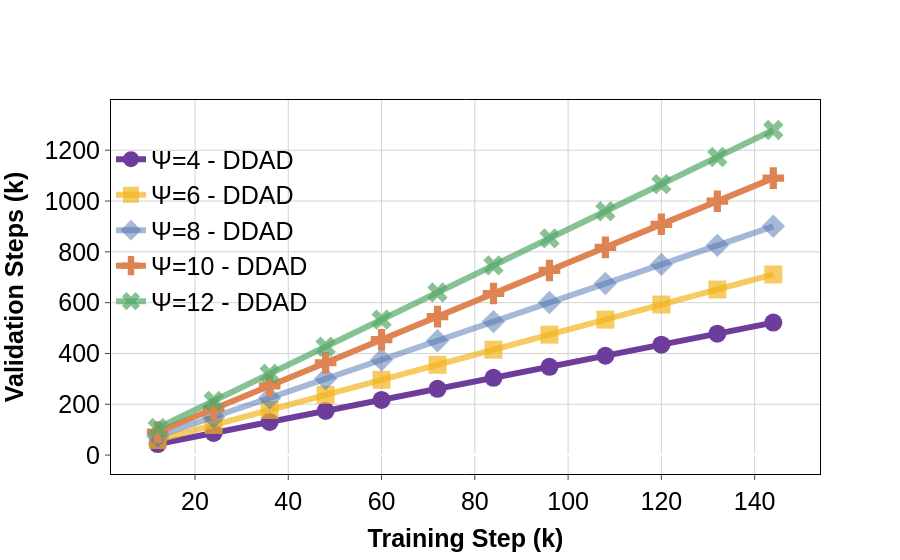

Notebook code cell kept with this figure:
### Code cell
combined_num_inferences_figures = go.Figure()
i = 0
for fig in num_inferences_figures:
    for trace in fig.data:
        trace.update(line={'color': f'rgba{hex_to_rgba(COLORS[i], ALPHAS[i])}'}, marker=dict(symbol=MARKER_SYMBOLS[i]))
        i += 1
        combined_num_inferences_figures.add_trace(trace)
combined_num_inferences_figures.update_layout(xaxis_title="<b>Training Step (k)</b>", yaxis_title="<b>Validation Steps (k)</b>")
combined_num_inferences_figures = standardize_fig(combined_num_inferences_figures, **fig_config)
combined_num_inferences_figures.update_layout(legend=dict(orientation="v", yanchor="bottom", x=0, y=0.4, xanchor="left", bgcolor='rgba(0,0,0,0)')) 
combined_num_inferences_figures.show()
combined_num_inferences_figures.write_image("ddad_num_inferences_by_steps_search_range_opt.pdf")

### Figure 1 — Plotly figure (JSON) as saved in the notebook; plotly's stock layout.template omitted (floating-point values rounded to 4 significant figures)
{"data": [{"line": {"color": "rgba(109, 61, 156, 1)", "width": 6}, "marker": {"size": 18, "symbol": "circle"}, "mode": "lines+markers", "name": "&#936;=4 - DDAD", "showlegend": true, "type": "scatter", "x": [12, 24, 36, 48, 60, 72, 84, 96, 108, 120, 132, 144], "y": [43.45, 86.9, 130.3, 173.8, 217.2, 260.7, 304.1, 347.6, 391.1, 434.5, 477.9, 521.4]}, {"line": {"color": "rgba(242, 182, 31, 0.7)", "width": 6}, "marker": {"size": 18, "symbol": "square"}, "mode": "lines+markers", "name": "&#936;=6 - DDAD", "showlegend": true, "type": "scatter", "x": [12, 24, 36, 48, 60, 72, 84, 96, 108, 120, 132, 144], "y": [59.25, 118.5, 177.8, 237, 296.2, 355.5, 414.8, 474, 533.2, 592.5, 651.8, 711]}, {"line": {"color": "rgba(76, 114, 176, 0.5)", "width": 6}, "marker": {"size": 18, "symbol": "diamond"}, "mode": "lines+markers", "name": "&#936;=8 - DDAD", "showlegend": true, "type": "scatter", "x": [12, 24, 36, 48, 60, 72, 84, 96, 108, 120, 132, 144], "y": [75.05, 150.1, 225.2, 300.2, 375.2, 450.3, 525.4, 600.4, 675.5, 750.5, 825.5, 900.6]}, {"line": {"color": "rgba(221, 132, 82, 1)", "width": 6}, "marker": {"size": 18, "symbol": "cross"}, "mode": "lines+markers", "name": "&#936;=10 - DDAD", "showlegend": true, "type": "scatter", "x": [12, 24, 36, 48, 60, 72, 84, 96, 108, 120, 132, 144], "y": [90.85, 181.7, 272.6, 363.4, 454.2, 545.1, 636.0, 726.8, 817.6, 908.5, 999.4, 1090.0]}, {"line": {"color": "rgba(85, 168, 104, 0.7)", "width": 6}, "marker": {"size": 18, "symbol": "x"}, "mode": "lines+markers", "name": "&#936;=12 - DDAD", "showlegend": true, "type": "scatter", "x": [12, 24, 36, 48, 60, 72, 84, 96, 108, 120, 132, 144], "y": [106.7, 213.3, 319.9, 426.6, 533.2, 639.9, 746.5, 853.2, 959.9, 1066.0, 1173.0, 1280.0]}], "layout": {"autosize": true, "legend": {"bgcolor": "rgba(0, 0, 0, 0)", "bordercolor": "black", "borderwidth": 0, "font": {"color": "black", "family": "Arial", "size": 25}, "orientation": "v", "tracegroupgap": 10, "x": 0, "xanchor": "left", "y": 0.4, "yanchor": "bottom"}, "plot_bgcolor": "white", "title": {"font": {"color": "black", "family": "Arial", "size": 20}}, "xaxis": {"autorange": true, "gridcolor": "lightgrey", "linecolor": "black", "mirror": true, "range": [2.479, 153.5], "showline": true, "tickangle": 0, "tickfont": {"color": "black", "family": "Arial", "size": 25}, "tickmode": "array", "ticks": "outside", "title": {"font": {"color": "black", "family": "Arial", "size": 25}, "text": "<b>Training Step (k)</b>"}, "type": "linear"}, "yaxis": {"autorange": true, "gridcolor": "lightgrey", "linecolor": "black", "mirror": true, "range": [-140.5, 1464.0], "showline": true, "tickfont": {"color": "black", "family": "Arial", "size": 25}, "ticks": "outside", "title": {"font": {"color": "black", "family": "Arial", "size": 25}, "text": "<b>Validation Steps (k)</b>"}, "type": "linear"}}}
